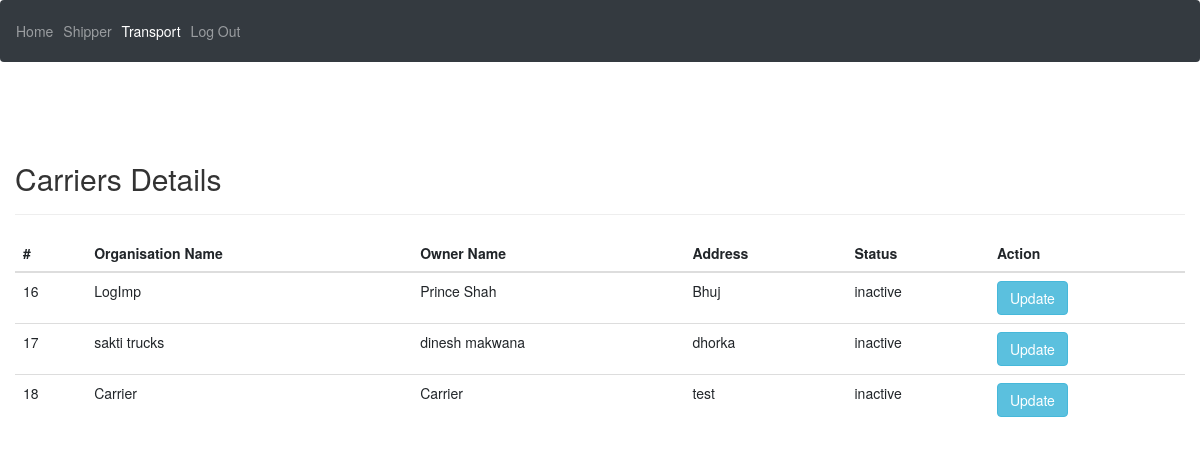
Page /Admin/carriers.php (signed in) on the earlier database version.
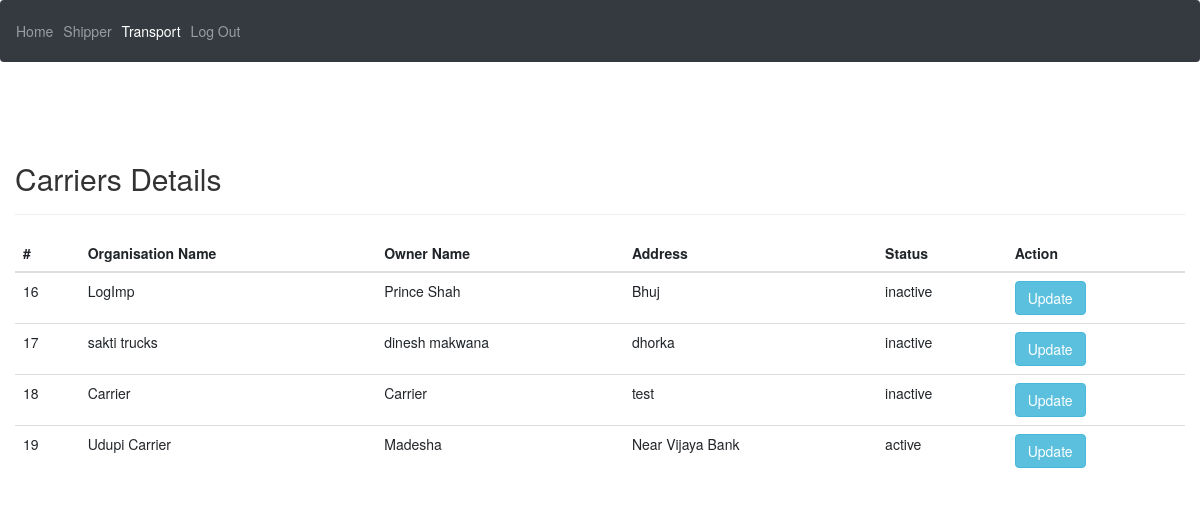
Same page on the later database version.
### tables this page shows
CREATE TABLE `user_t` (
  `T_id` int(10) NOT NULL,
  `T_org_name` varchar(50) NOT NULL,
  `T_owner_name` varchar(50) NOT NULL,
  `T_mail` varchar(100) NOT NULL,
  `T_address` varchar(200) NOT NULL,
  `Type_of_vehicle` varchar(100) NOT NULL,
  `T_number` bigint(20) NOT NULL,
  `T_anumber` bigint(20) NOT NULL,
  `T_no_vehicle` int(10) NOT NULL,
  `T_service` varchar(200) NOT NULL,
  `T_password` varchar(200) NOT NULL,
  `T_security_question` varchar(50) NOT NULL,
  `T_security_answer` varchar(200) NOT NULL,
  `T_status` tinyint(1) NOT NULL DEFAULT 2,
  `T_active` tinyint(1) NOT NULL DEFAULT 0
);

### Admin/carriers.php (the view, shortened to what this page needs)
<!DOCTYPE html>
<html lang="en" dir="ltr">
<head>
  <link rel="stylesheet" href="https://stackpath.bootstrapcdn.com/bootstrap/4.3.1/css/bootstrap.min.css">
  <link rel="stylesheet" href="https://maxcdn.bootstrapcdn.com/bootstrap/3.3.7/css/bootstrap.css">
</head>
<nav class="navbar navbar-expand-sm bg-dark navbar-dark">
  <ul class="navbar-nav">
    <li class="nav-item">
      <a class="nav-link" href="home.php">Home</a>
    </li>
    <li class="nav-item">
      <a class="nav-link" href="shippers.php">Shipper</a>
    </li>
    <li class="nav-item active">
      <a class="nav-link" href="carriers.php">Transport</a>
    </li>
    <li class="nav-item">
      <?php if (isset($_SESSION['mail'])){ ?>
      <a class="nav-link" href="logout.php">Log Out</a>
      <?php } ?>
    </li>
  </ul>
</nav>
<body>
  <div class="container-fluid" style="width: 1200px;">
    <div class="row">
        <div class="col-md-12">
        <br/>
            <div class="page-header clearfix">
                <h2 class="pull-left">Carriers Details</h2>
                <br/>
            </div>
            <?php
            require_once "../connection.php";
            $sql = "SELECT * FROM user_t";
            if($result = mysqli_query($con, $sql)){
                if(mysqli_num_rows($result) > 0){
                    echo "<table class='table'>";
                        echo "<thead>";
                            echo "<tr>";
                                echo "<th scope='col'>#</th>";
                                echo "<th scope='col'>Organisation Name</th>";
                                echo "<th scope='col'>Owner Name</th>";
                                echo "<th scope='col'>Address</th>";
                                echo "<th scope='col'>Status</th>";
                                echo "<th scope='col'>Action</th>";
                            echo "</tr>";
                        echo "</thead>";
                        echo "<tbody>";
                        while($row = mysqli_fetch_array($result)){
                            $status = $row['T_status'];
                            if($status == 1) {
                                $status = 'active';
                            } else {
                                $status = 'inactive';
                            }
                            echo "<tr>";
                                echo "<td>" . $row['T_id'] . "</td>";
                                echo "<td>" . $row['T_org_name'] . "</td>";
                                echo "<td>" . $row['T_owner_name'] . "</td>";
                                echo "<td>" . $row['T_address'] . "</td>";
                                echo "<td>" . $status . "</td>";
                                echo "<td>";
                                    echo "<a href='update.php?id=". $row['T_id'] ."' title='Update'
                                    data-toggle='tooltip'><Button class='btn btn-info'>Update</Button></a>";
                                echo "</td>";
                            echo "</tr>";
                        }
                        echo "</tbody>";
                    echo "</table>";
                } else{
                    echo "<p class='lead'><em>No records were found.</em></p>";
                }
            } else{
                echo "ERROR: Could not able to execute $sql. " . mysqli_error($con);
            }
            ?>
        </div>
    </div>
  </div>
</body>
</html>

Differences in the rows shown:
added user_t: T_id "19", T_org_name "Udupi Carrier", T_owner_name "Madesha", T_address "Near Vijaya Bank", T_status "active"
